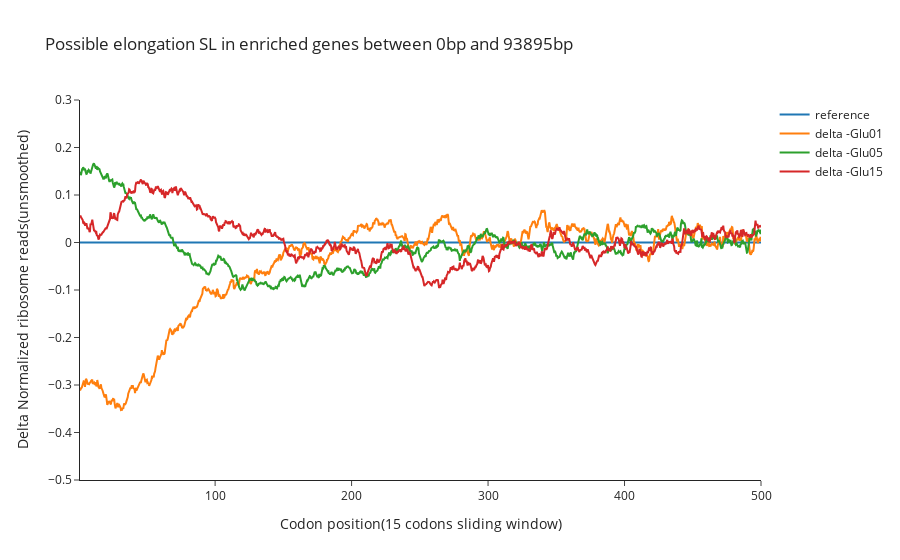

Notebook code for this chart:
### Code cell
fig = go.Figure()
all_l = []
meds = []
rng = d1
time_course = [0,1*60, 5*60, 15*60]
prev_peak = 0
el_y = 0
el_x = []
peaks = []
rates = []
for i in range(len(select_times)):
    t = select_times[i]
    if i == 0:
        name= 'reference'
        t_prev = select_times[0]
    else:
        name= 'delta ' + t.split('_')[0]
        t_prev = select_times[i-1]
        
    fit_y = df_samples_all[t]-df_samples_all[t_prev]
    fig.add_trace(go.Scatter(x=df_samples_all.index, y = fit_y,mode='lines',name = name))

fig.update_layout(
    template='simple_white',
    title_text="Possible elongation SL in " +dhh1_tag+ " genes between " + str(d1) + "bp and " + str(d2)+ "bp",
    xaxis_title="Codon position(" + str(num_c) + " codons sliding window)",
    yaxis_title="Delta Normalized ribosome reads(unsmoothed)"
)       

#fig.update_xaxes(range=[15/3, int(2000/3)])
fig.update_yaxes(range=[-0.5, 0.3])

fig.show()

### Figure 1 — Plotly figure (JSON) as saved in the notebook; plotly's stock layout.template omitted (floating-point values rounded to 4 significant figures; data arrays with more than 128 entries replaced by an {"elided": "..."} marker saying what was removed)
{"data": [{"mode": "lines", "name": "reference", "type": "scatter", "x": {"elided": "1498 float values"}, "y": {"elided": "1498 int values"}}, {"mode": "lines", "name": "delta -Glu01", "type": "scatter", "x": {"elided": "1498 float values"}, "y": {"elided": "1498 float values"}}, {"mode": "lines", "name": "delta -Glu05", "type": "scatter", "x": {"elided": "1498 float values"}, "y": {"elided": "1498 float values"}}, {"mode": "lines", "name": "delta -Glu15", "type": "scatter", "x": {"elided": "1498 float values"}, "y": {"elided": "1498 float values"}}], "layout": {"title": {"text": "Possible elongation SL in enriched genes between 0bp and 93895bp"}, "xaxis": {"title": {"text": "Codon position(15 codons sliding window)"}}, "yaxis": {"range": [-0.5, 0.3], "title": {"text": "Delta Normalized ribosome reads(unsmoothed)"}}}}
